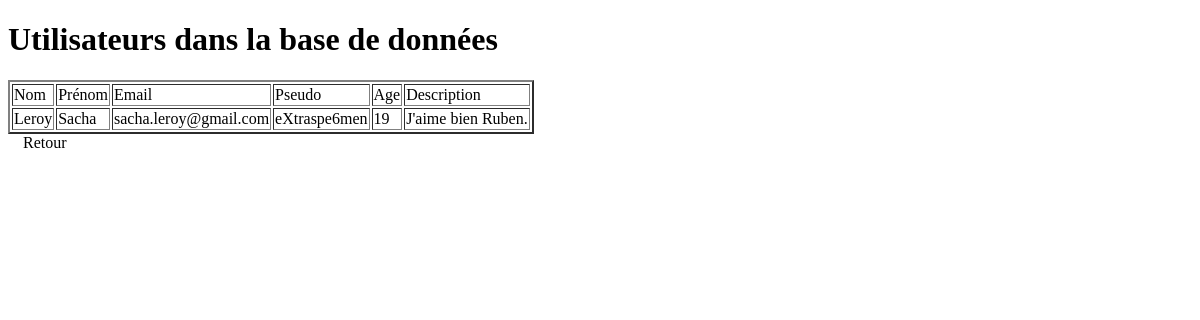
Page /utilisateurs.php?id=16 on the committed database.
### tables this page shows
CREATE TABLE IF NOT EXISTS `user` (
  `idUser` int(11) NOT NULL AUTO_INCREMENT,
  `nom` varchar(50) NOT NULL,
  `prenom` varchar(50) NOT NULL,
  `email` varchar(50) NOT NULL,
  `dateNaissance` date NOT NULL,
  `pseudo` varchar(50) NOT NULL,
  `password` varchar(255) NOT NULL,
  `description` text,
  PRIMARY KEY (`idUser`),
  UNIQUE KEY `pseudo` (`pseudo`)
);

### dbfunction.php (called while the page is built, shortened)
<?php
function getConnexion()
{
    static $bdd = null;
    if($bdd == null)
    {
        try
        {
            $bdd = new PDO('mysql:host='.HOST.';dbname='.DBNAME, USER, PASS);
            $bdd->setAttribute(PDO::ATTR_ERRMODE, PDO::ERRMODE_EXCEPTION);
        }
        catch (PDOException $e)
        {
            print "Erreur : " . $e->getMessage() . "<br/>";
            die();
        }
    }
    return $bdd;
}
function selectOneUser($id)
{
    $RequeteSql =  'SELECT * FROM user WHERE idUser ='.$id.';';
    $RequeteData = getConnexion()->query($RequeteSql);
    return $RequeteData;
}

### phpToHtml.php (the view, shortened to what this page needs)
<?php
function buildTableOneUser($tableau)
{
    echo '<table border="2"><tr><td>Nom</td><td>Prénom</td><td>Email</td><td>Pseudo</td><td>Age</td><td>Description</td></tr>';
    foreach ($tableau as $data)
    {
        $from = new DateTime($data['dateNaissance']);
        $to   = new DateTime('today');
        echo '<tr><td>'.$data['nom'].'</td><td>'.$data['prenom'].'</td><td>'.$data['email'].'</td><td>'.$data['pseudo'].'</td><td>'.$from->diff($to)->y.'</td><td>'.$data['description'].'</td></tr>';
        echo '</table>';
        echo '<a href="utilisateurs.php">Retour</a>';
    }
}
?>

### style.css (style rules this page uses)
a { padding-left: 15px; padding-right: 15px; text-decoration: none; color: black; }

### rows in the picture
user: nom "Leroy", prenom "Sacha", email "sacha.leroy@gmail.com", pseudo "eXtraspe6men", dateNaissance "19", description "J'aime bien Ruben."
